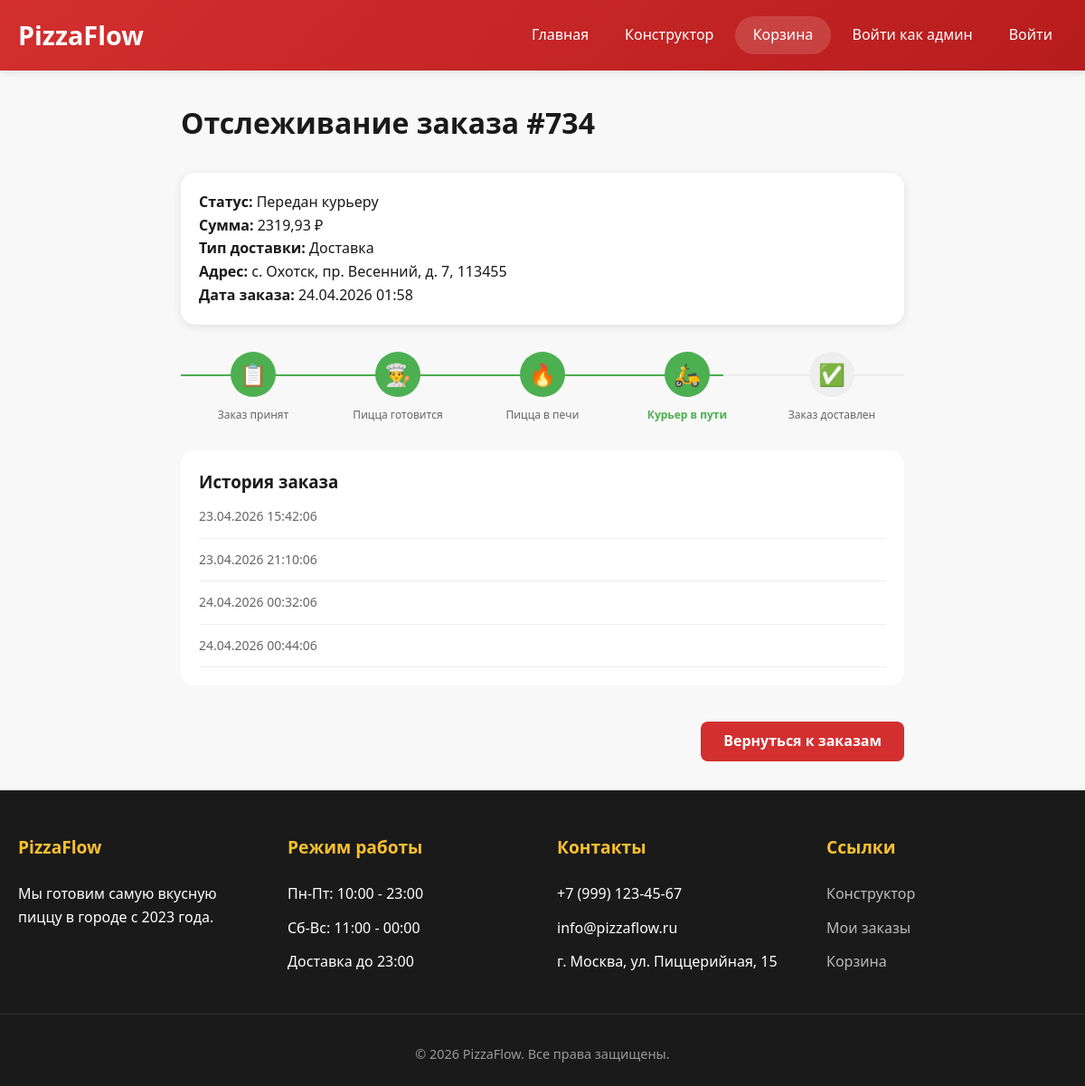
Page /order/734/track/ on the committed database.
### pizza/models.py (models this page shows, shortened)
class Order(models.Model):
    STATUS_CHOICES = [
        ('Принят', 'Принят'),
        ('Готовится', 'Готовится'),
        ('В печи', 'В печи'),
        ('Передан курьеру', 'Передан курьеру'),
        ('Доставлен', 'Доставлен'),
        ('Отменен', 'Отменен'),
    ]
    STATUS_FOR_DELIVERY = ['Принят', 'Готовится', 'В печи', 'Передан курьеру', 'Доставлен']
    STATUS_FOR_PICKUP = ['Принят', 'Готовится', 'В печи', 'Доставлен']
    order_id = models.AutoField(primary_key=True)
    client = models.ForeignKey(Client, on_delete=models.CASCADE)
    courier = models.ForeignKey('Courier', on_delete=models.SET_NULL, null=True, blank=True)
    status = models.CharField(max_length=50, choices=STATUS_CHOICES, default='Принят')
    delivery_type = models.CharField(max_length=20, choices=[('delivery', 'Доставка'), ('pickup', 'Самовывоз')])
    amount = models.FloatField()
    address = models.CharField(max_length=255, blank=True)
    created_at = models.DateTimeField(default=timezone.now)
    updated_at = models.DateTimeField(auto_now=True)

class OrderStatusHistory(models.Model):
    status_history_id = models.AutoField(primary_key=True)
    order = models.ForeignKey(Order, on_delete=models.CASCADE)
    status = models.CharField(max_length=50)
    changed_at = models.DateTimeField(default=timezone.now)

### pizza/views.py (the view, shortened to what this page needs)
# urls.py: path('order/<int:order_id>/track/', views.order_tracking, name='order_tracking'),
def order_tracking(request, order_id):
    try:
        order = Order.objects.get(order_id=order_id)
        status_history = OrderStatusHistory.objects.filter(order=order).order_by('changed_at')
        if order.delivery_type == 'delivery':
            status_steps = [
                {'status': 'Принят', 'icon': '📋', 'description': 'Заказ принят'},
                {'status': 'Готовится', 'icon': '👨‍🍳', 'description': 'Пицца готовится'},
                {'status': 'В печи', 'icon': '🔥', 'description': 'Пицца в печи'},
                {'status': 'Передан курьеру', 'icon': '🛵', 'description': 'Курьер в пути'},
                {'status': 'Доставлен', 'icon': '✅', 'description': 'Заказ доставлен'},
            ]
        current_step = 0
        for i, step in enumerate(status_steps):
            if step['status'] == order.status:
                current_step = i
                break
        context = {
            'order': order,
            'status_history': status_history,
            'status_steps': status_steps,
            'current_step': current_step,
        }
        return render(request, 'order_tracking.html', context)
    except Order.DoesNotExist:
        messages.error(request, 'Заказ не найден')
        return redirect('index')

### pizza/context_processors.py (called while the page is built)
def cart_count(request):
    cart = request.session.get('cart', {})
    count = sum(item.get('quantity', 1) for item in cart.values())
    return {'cart_count': count}

### templates/order_tracking.html (shortened to what this page needs)
{% extends 'base.html' %}
{% block content %}
<div class="tracking-container">
    <h1 style="margin-bottom: 30px;">Отслеживание заказа #{{ order.order_id }}</h1>
    <div class="order-info">
        <p><strong>Статус:</strong> {{ order.get_status_display }}</p>
        <p><strong>Сумма:</strong> {{ order.amount|floatformat:2 }} ₽</p>
        <p><strong>Тип доставки:</strong> {{ order.get_delivery_type_display }}</p>
        {% if order.address %}
        <p><strong>Адрес:</strong> {{ order.address }}</p>
        {% endif %}
        <p><strong>Дата заказа:</strong> {{ order.created_at|date:"d.m.Y H:i" }}</p>
    </div>
    <div class="status-steps">
        <div class="progress-line">
            <div class="progress-line-fill" style="width: {% if current_step == 0 %}0{% elif current_step == 1 %}25{% elif current_step == 2 %}50{% elif current_step == 3 %}75{% else %}100{% endif %}%;"></div>
        </div>
        {% for step in status_steps %}
        <div class="status-step {% if step.status == order.status %}active{% elif forloop.counter0 < current_step %}completed{% endif %}">
            <div class="icon">{{ step.icon }}</div>
            <div class="label">{{ step.description }}</div>
        </div>
        {% endfor %}
    </div>
    <div class="history-list">
        <h3>История заказа</h3>
        {% for history in status_history %}
        <div class="history-item">
            <div class="history-time">{{ history.changed_at|date:"d.m.Y H:i:s" }}</div>
        </div>
        {% endfor %}
    </div>
    <div class="action-row">
        <a href="/my_orders" class="btn-back">Вернуться к заказам</a>
    </div>
</div>
{% endblock %}

### templates/base.html (style rules this page uses)
* { margin: 0; padding: 0; box-sizing: border-box; }
:root { --primary: #d32f2f; --primary-dark: #b71c1c; --secondary: #fbc02d; --dark: #1a1a1a; --light: #f8f8f8; --shadow: 0 2px 10px rgba(0, 0, 0, 0.1); --transition: all 0.3s ease; }
body { font-family: 'Segoe UI', Tahoma, Geneva, Verdana, sans-serif; background: var(--light); color: var(--dark); min-height: 100vh; display: flex; flex-direction: column; line-height: 1.6; }

### templates/order_tracking.html (style rules this page uses)
.tracking-container { max-width: 800px; margin: 0 auto; }
.order-info { background: white; border-radius: 16px; padding: 20px; margin-bottom: 30px; box-shadow: 0 2px 10px rgba(0,0,0,0.1); }
.status-steps { display: flex; justify-content: space-between; margin: 30px 0; position: relative; }
.status-step { text-align: center; flex: 1; position: relative; z-index: 2; }
.status-step .icon { width: 50px; height: 50px; background: #eee; border-radius: 50%; display: flex; align-items: center; justify-content: center; margin: 0 auto 10px; font-size: 24px; transition: all 0.3s; }
.status-step.active .icon { background: #4caf50; color: white; }
.status-step.completed .icon { background: #4caf50; color: white; }
.status-step .label { font-size: 12px; color: #666; }
.status-step.active .label { color: #4caf50; font-weight: bold; }
.progress-line { position: absolute; top: 25px; left: 0; right: 0; height: 2px; background: #eee; z-index: 1; }
.progress-line-fill { position: absolute; top: 0; left: 0; height: 100%; background: #4caf50; transition: width 0.3s; }
.history-list { background: white; border-radius: 16px; padding: 20px; margin-top: 20px; }
.history-item { display: flex; align-items: center; gap: 15px; padding: 12px 0; border-bottom: 1px solid #eee; }
.history-time { min-width: 150px; color: #666; font-size: 14px; }
.btn-back { background: #d32f2f; margin-top: 20px; display: inline-block; padding: 9px 25px; border-radius: 8px; color: white; text-decoration: none; font-weight: 600; transition: background 0.3s; cursor: pointer; }
.action-row { display: flex; justify-content: space-between; align-items: center; margin-top: 20px; }

### rows in the picture
Order: order_id "734", status "Передан курьеру", amount "2319,93", delivery_type "Доставка", address "с. Охотск, пр. Весенний, д. 7, 113455", created_at "24.04.2026 01:58"
OrderStatusHistory: changed_at "23.04.2026 15:42:06"
OrderStatusHistory: changed_at "23.04.2026 21:10:06"
OrderStatusHistory: changed_at "24.04.2026 00:32:06"
OrderStatusHistory: changed_at "24.04.2026 00:44:06"

### other values in the picture
{{ step.icon }} "📋" "👨‍🍳" "🔥" "🛵" "✅"
{{ step.description }} "Заказ принят" "Пицца готовится" "Пицца в печи" "Курьер в пути" "Заказ доставлен"
